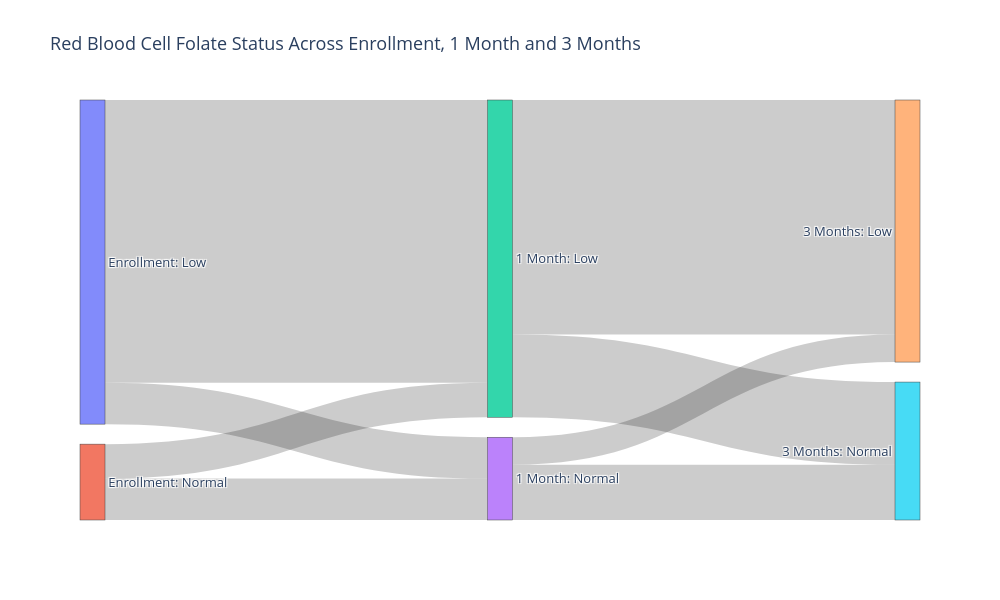

Here is the notebook cell this chart was saved with:
### Code cell
# -----------------------------------
# 3. Calculate transitions
# -----------------------------------

# Enrollment -> 1 Month
flow_1 = (
    plot_rbc
    .groupby(
        [
            "rbc_folate_e_Enrollment_category",
            "rbc_folate_1_Enrollment_category"
        ],
        observed=True
    )
    .size()
    .reset_index(name="count")
)

# 1 Month -> 3 Months
flow_2 = (
    plot_rbc
    .groupby(
        [
            "rbc_folate_1_Enrollment_category",
            "rbc_folate_3_Enrollment_category"
        ],
        observed=True
    )
    .size()
    .reset_index(name="count")
)


# -----------------------------------
# 4. Define nodes
# -----------------------------------

nodes = [
    "Enrollment: Low",
    "Enrollment: Normal",
    "1 Month: Low",
    "1 Month: Normal",
    "3 Months: Low",
    "3 Months: Normal"
]

node_index = {
    node: i for i, node in enumerate(nodes)
}


# -----------------------------------
# 5. Build source-target flows
# -----------------------------------

sources = []
targets = []
values = []


# Enrollment -> 1 Month
for _, row in flow_1.iterrows():

    source = (
        f"Enrollment: "
        f"{row['rbc_folate_e_Enrollment_category']}"
    )

    target = (
        f"1 Month: "
        f"{row['rbc_folate_1_Enrollment_category']}"
    )

    sources.append(node_index[source])
    targets.append(node_index[target])
    values.append(row["count"])


# 1 Month -> 3 Months
for _, row in flow_2.iterrows():

    source = (
        f"1 Month: "
        f"{row['rbc_folate_1_Enrollment_category']}"
    )

    target = (
        f"3 Months: "
        f"{row['rbc_folate_3_Enrollment_category']}"
    )

    sources.append(node_index[source])
    targets.append(node_index[target])
    values.append(row["count"])


# -----------------------------------
# 6. Plot Sankey / Alluvial diagram
# -----------------------------------

fig = go.Figure(
    go.Sankey(
        arrangement="snap",

        node=dict(
            pad=20,
            thickness=25,
            label=nodes
        ),

        link=dict(
            source=sources,
            target=targets,
            value=values
        )
    )
)

fig.update_layout(
    title="Red Blood Cell Folate Status Across Enrollment, 1 Month and 3 Months",
    font_size=13,
    width=1000,
    height=600
)

fig.show()

### Figure 1 — Plotly figure (JSON) as saved in the notebook; plotly's stock layout.template omitted (floating-point values rounded to 4 significant figures)
{"data": [{"arrangement": "snap", "link": {"source": [0, 0, 1, 1, 2, 2, 3, 3], "target": [2, 3, 2, 3, 4, 5, 4, 5], "value": [41, 6, 5, 6, 34, 12, 4, 8]}, "node": {"label": ["Enrollment: Low", "Enrollment: Normal", "1 Month: Low", "1 Month: Normal", "3 Months: Low", "3 Months: Normal"], "pad": 20, "thickness": 25}, "type": "sankey"}], "layout": {"font": {"size": 13}, "height": 600, "title": {"text": "Red Blood Cell Folate Status Across Enrollment, 1 Month and 3 Months"}, "width": 1000}}
